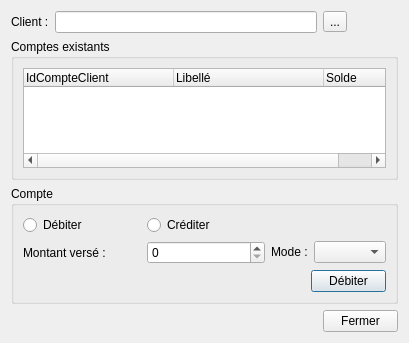
<?xml version="1.0" encoding="UTF-8"?>
<ui version="4.0">
 <class>BDDebiterUnCompteClient</class>
 <widget class="QDialog" name="BDDebiterUnCompteClient">
  <property name="geometry">
   <rect>
    <x>0</x>
    <y>0</y>
    <width>409</width>
    <height>343</height>
   </rect>
  </property>
  <property name="windowTitle">
   <string>Dialog</string>
  </property>
  <layout class="QGridLayout" name="gridLayout_3">
   <item row="0" column="0">
    <widget class="QLabel" name="label">
     <property name="text">
      <string>Client :</string>
     </property>
    </widget>
   </item>
   <item row="0" column="1">
    <widget class="QLineEdit" name="lineEditClient">
     <property name="alignment">
      <set>Qt::AlignRight|Qt::AlignTrailing|Qt::AlignVCenter</set>
     </property>
     <property name="readOnly">
      <bool>true</bool>
     </property>
    </widget>
   </item>
   <item row="0" column="2">
    <widget class="QToolButton" name="btn_identifier">
     <property name="text">
      <string>...</string>
     </property>
    </widget>
   </item>
   <item row="1" column="0" colspan="3">
    <widget class="QGroupBox" name="groupBox">
     <property name="title">
      <string>Comptes existants</string>
     </property>
     <layout class="QGridLayout" name="gridLayout">
      <item row="0" column="0">
       <widget class="QTreeWidget" name="treeWidgetComptesExistants">
        <property name="columnCount">
         <number>3</number>
        </property>
        <attribute name="headerDefaultSectionSize">
         <number>150</number>
        </attribute>
        <attribute name="headerStretchLastSection">
         <bool>false</bool>
        </attribute>
        <attribute name="headerDefaultSectionSize">
         <number>150</number>
        </attribute>
        <attribute name="headerStretchLastSection">
         <bool>false</bool>
        </attribute>
        <column>
         <property name="text">
          <string>IdCompteClient</string>
         </property>
        </column>
        <column>
         <property name="text">
          <string>Libellé</string>
         </property>
        </column>
        <column>
         <property name="text">
          <string>Solde</string>
         </property>
        </column>
       </widget>
      </item>
     </layout>
    </widget>
   </item>
   <item row="2" column="0" colspan="3">
    <widget class="QGroupBox" name="groupBoxDebiterCompte">
     <property name="title">
      <string>Compte</string>
     </property>
     <layout class="QGridLayout" name="gridLayout_2">
      <item row="0" column="0">
       <widget class="QRadioButton" name="rb_debiter">
        <property name="text">
         <string>Débiter</string>
        </property>
       </widget>
      </item>
      <item row="0" column="1">
       <widget class="QRadioButton" name="rb_crediter">
        <property name="text">
         <string>Créditer</string>
        </property>
       </widget>
      </item>
      <item row="1" column="0">
       <widget class="QLabel" name="label_2">
        <property name="text">
         <string>Montant versé :</string>
        </property>
       </widget>
      </item>
      <item row="1" column="1">
       <widget class="QSpinBox" name="spinBoxMontantVerse">
        <property name="maximum">
         <number>100000000</number>
        </property>
        <property name="singleStep">
         <number>500</number>
        </property>
       </widget>
      </item>
      <item row="1" column="2">
       <layout class="QFormLayout" name="formLayout">
        <item row="0" column="0">
         <widget class="QLabel" name="label_3">
          <property name="text">
           <string>Mode :</string>
          </property>
         </widget>
        </item>
        <item row="0" column="1">
         <widget class="QComboBox" name="comboBoxModeDePaye"/>
        </item>
       </layout>
      </item>
      <item row="2" column="2">
       <widget class="QPushButton" name="btn_debiter">
        <property name="maximumSize">
         <size>
          <width>75</width>
          <height>16777215</height>
         </size>
        </property>
        <property name="layoutDirection">
         <enum>Qt::RightToLeft</enum>
        </property>
        <property name="text">
         <string>Débiter</string>
        </property>
       </widget>
      </item>
     </layout>
    </widget>
   </item>
   <item row="3" column="2">
    <widget class="QPushButton" name="btn_fermer">
     <property name="maximumSize">
      <size>
       <width>75</width>
       <height>16777215</height>
      </size>
     </property>
     <property name="text">
      <string>Fermer</string>
     </property>
    </widget>
   </item>
  </layout>
 </widget>
 <resources/>
 <connections/>
</ui>
